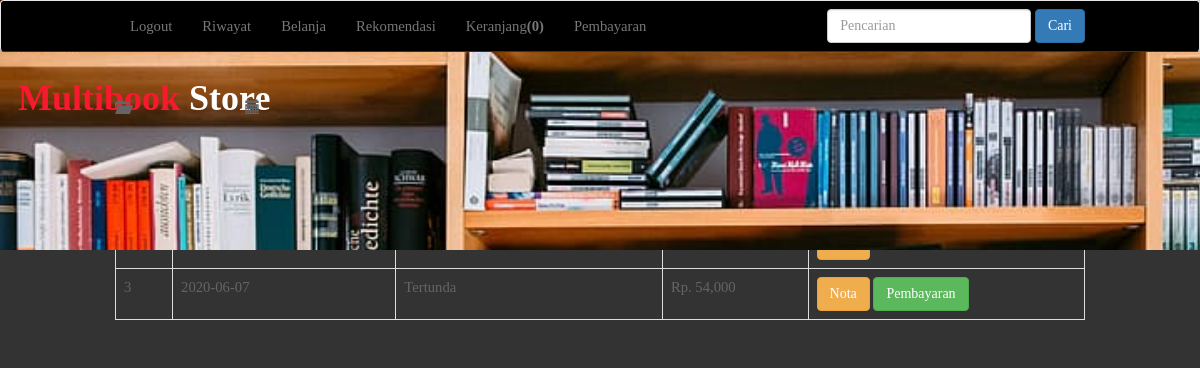
Page /riwayat.php (signed in) on the committed database.
### tables this page shows
CREATE TABLE `pembelian` (
  `id_pembelian` int(11) NOT NULL,
  `id_pelanggan` int(11) NOT NULL,
  `id_kurir` int(11) NOT NULL,
  `tanggal_pembelian` date NOT NULL,
  `total_pembelian` int(11) NOT NULL,
  `nama_kurir` varchar(100) NOT NULL,
  `tarif` int(11) NOT NULL,
  `alamat_pengiriman` text NOT NULL,
  `status_pembelian` varchar(100) NOT NULL DEFAULT 'Tertunda',
  `resi_pengiriman` varchar(50) NOT NULL
);

### riwayat.php (the view, shortened to what this page needs)
<?php $koneksi = new mysqli("localhost","root","","tokobuku"); ?>
<!DOCTYPE html>
<html>
<head>
	<link rel="stylesheet" type="text/css" href="admin/assets/css/bootstrap.css">
</head>
<body>
    <link href="assets/bootstrap/css/bootstrap.min.css" rel="stylesheet">
    <link href="assets/style.css" rel="stylesheet">
<body>
  <div id="container">
    <div id="header">
      <div class="headerBackground">
        <h1><font color="#f8192e"><br><br><b>&nbsp;&nbsp;Multibook</font><font color="#ffffff"> Store</font></b></h1>
      </div>
    </div>
  <body>
	<nav class="navbar navbar-default" style="background: black;">
		<div class="container">
			<ul class="nav navbar-nav">
				<?php if (isset($_SESSION['pelanggan'])): ?>
				<li><a href="logout.php" onclick="return confirm('Apakah Anda Yakin ?')">Logout</a></li>
				<li><a href="riwayat.php">Riwayat</a></li>
				<?php else: ?>
				<li><a href="login.php">Login</a></li>
				<li><a href="daftar.php">Daftar</a></li>
				<?php endif ?>
				<li><a href="index.php">Belanja</a></li>
				<li><a href="rekomendasi.php">Rekomendasi</a></li>
				<?php if(!isset($_SESSION["keranjang"])) : ?>
					<li><a href="keranjang.php">Keranjang<strong>(0)</strong></a></li>
			<?php endif ?>
				<li><a href="bayar.php">Pembayaran</a></li>
			</ul>
			<form action="pencarian.php" method="get" class="navbar-form navbar-right">
				<input type="text" name="keyword" class="form-control" placeholder="Pencarian">
				<button class="btn btn-primary">Cari</button>
			</form>
		</div>
	</nav>
		<section class="riwayat">
			<div class="container">
			<h3><span> Riwayat Pembelian <?php echo $_SESSION['pelanggan']['nama_pelanggan'];?></span>&nbsp;&nbsp;</h3>
			<span><em class="glyphicon glyphicon-folder-open"></em>&nbsp; Riwayat Belanja</span>&nbsp;&nbsp;
                  <span><em class="glyphicon glyphicon-calendar"></em> 7 Juni 2020</span>
				<table class="table table-bordered">
					<thead>
						<tr>
							<th>No</th>
							<th>Tanggal Pembelian</th>
							<th>Status Pembelian</th>
							<th>Total</th>
							<th>Keterangan</th>
						</tr>
					</thead>
					<tbody>
						<?php $nomor=1; ?>
						<?php
						$id_pelanggan = $_SESSION['pelanggan']['id_pelanggan'];
						$ambil = $koneksi->query("SELECT * FROM pembelian WHERE id_pelanggan = '$id_pelanggan'");
						while($pecah = $ambil->fetch_assoc()) {
						?>
						<tr>
							<td><?php echo $nomor; ?></td>
							<td><?php echo $pecah['tanggal_pembelian']; ?></td>
							<td><?php echo $pecah['status_pembelian']; ?>
								<br>
							</td>
							<td>Rp. <?php echo number_format($pecah['total_pembelian']); ?></td>
							<td>
								<a href="nota.php?id=<?php echo $pecah['id_pembelian']?>" class="btn btn-warning">Nota</a>
								<?php if($pecah['status_pembelian']=='Tertunda'): ?>
									<a href="pembayaran.php?id=<?php echo $pecah['id_pembelian']?>" class="btn btn-success">Pembayaran</a>
									<?php else: ?>
								<?php endif ?>
							</td>
						</tr>
						<?php $nomor++ ?>
						<?php } ?>
					</tbody>
				</table>
			</div>
		</section>
</body>
</html>

### css/style.css (style rules this page uses)
* { margin:0px auto; }
html, body { height: 100%; }
body { margin: 0px; padding: 0px; background: #333333; font-family: 'Varela', sans-serif; font-size: 11pt; font-weight: 300; color: #656565; }
h1, h2, h3 { margin: 0; padding: 0; font-weight: 700; color: #2B3F48; }
p, ol, ul { margin-top: 0; }
ol, ul { padding: 0; list-style: none; }
a { color: #0000FF; }
.container { overflow: hidden; margin: 0em auto; width: 1000px; }
.box1, .box2, .box3, { float: left; margin-right: 20px; }
#header { width: 100%; z-index: :1000; position: fixed; height:60px; background: #f8192e; }
* { box-sizing: border-box; }
body { font-family: "lora"; }
.navbar { background-color: #171717; border-bottom: 1px solid #333333; }

### riwayat.php (style rules this page uses)
#header .headerBackground { width: 1520px; height: 250px; background: url(img/background.jpg); background-size: cover; }
#header { background: blue; width: 940px; height: 240px; }
h1 { padding-top: 0px; }

### rows in the picture
pembelian: tanggal_pembelian "2020-06-07", status_pembelian "Tertunda", total_pembelian "54,000"
